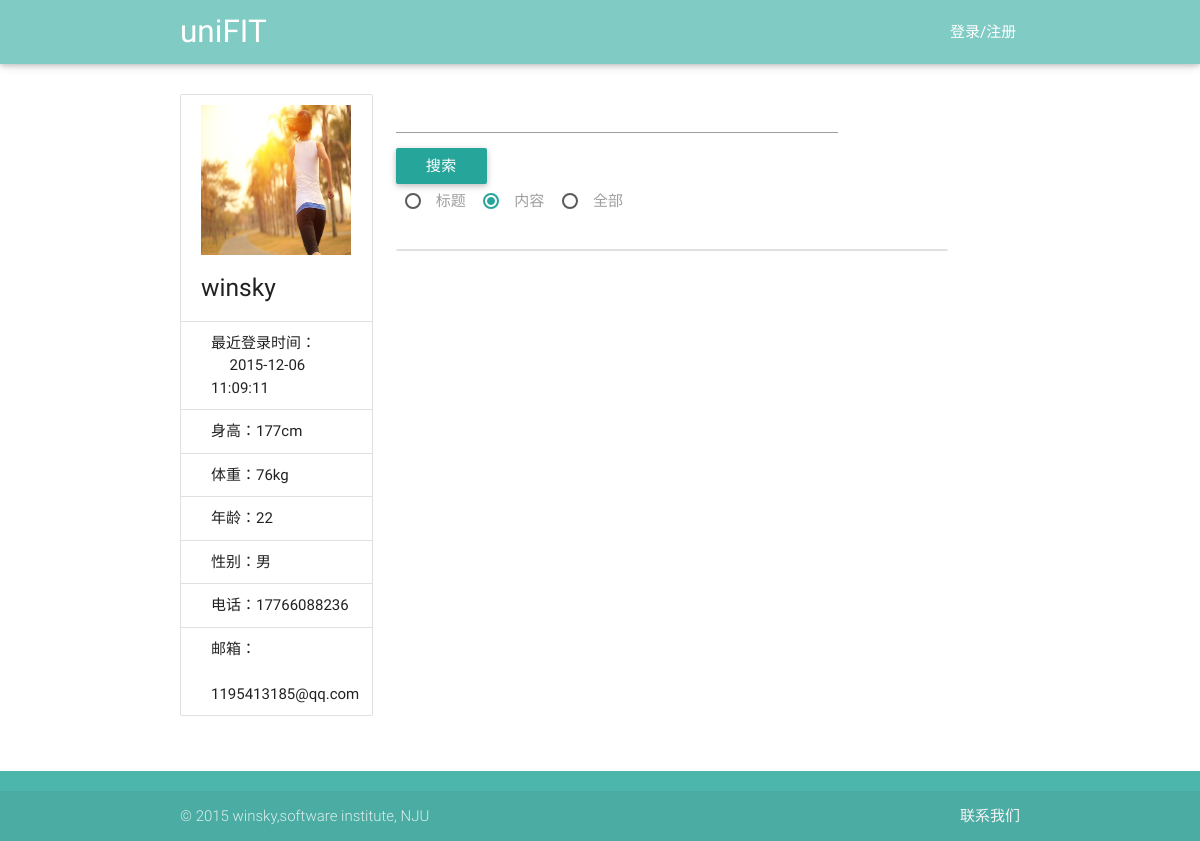
The page /view/showSuggestions.php?userName=winsky on the database as committed earlier.
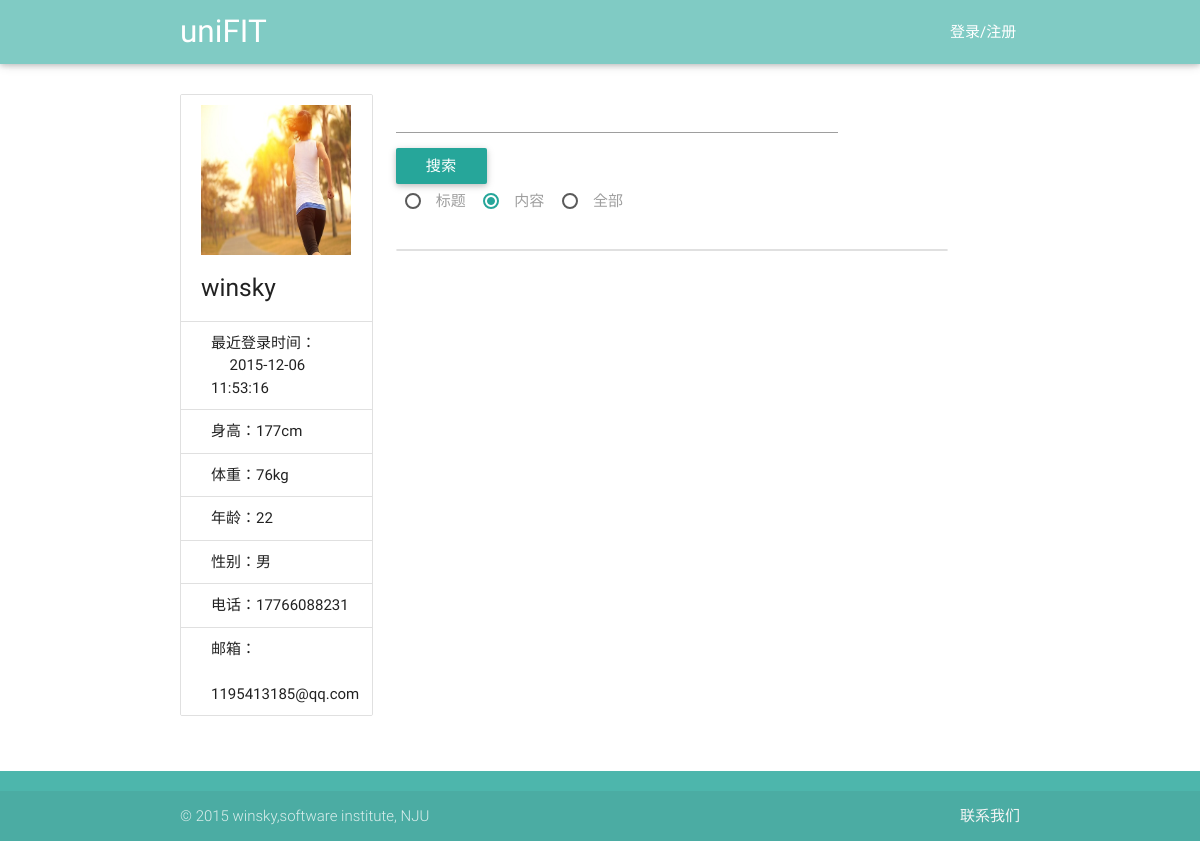
The same page on the database as committed later.
### tables this page shows
CREATE TABLE user(id integer primary key,userName varchar(40),password int, type varchar(20) ,age int,sex varchar(20),height int,weight int,telephone varchar(40), email varchar(40),lastLoadTime date default '—');

### service/UserService.php (called while the page is built, shortened)
<?php
require_once('../utils/SqliteHelper.php');
require_once('../model/User.php');
class UserService {
    var $db_user_base_info = "user";
    var $DB = null;
    public function __construct() {
        $this->DB = new SqliteHelper('../data.db');
    }
    public function getUserByName($userName) {
        $sql = "select * from " . $this->db_user_base_info . " where userName='" . $userName . "' limit 1";
        $result = $this->DB->getList($sql);
        if (sizeof($result) > 0) {
            $rt = $result[0];
            $password = $rt["password"];
            $type = $rt["type"];
            $age = $rt["age"];
            $sex = $rt["sex"];
            $height = $rt["height"];
            $weight = $rt["weight"];
            $telephone = $rt["telephone"];
            $email = $rt["email"];
            $lastLoadTime = $rt["lastLoadTime"];
            $user = new User($userName, $age, $sex, $type, $password, $height, $weight, $email, $telephone);
            $user->setLastLoadTime($lastLoadTime);
        }
        return $user;
    }
}

### utils/SqliteHelper.php (called while the page is built, shortened)
<?php
class SqliteHelper {
    function __construct($file) {
        try {
            $this->conn = new PDO('sqlite:' . $file);
        } catch (PDOException $e) {
            try {
                $this->conn = new PDO('sqlite2:' . $file);
            } catch (PDOException $e) {
                exit('error!');
            }
        }
    }
    function __destruct() {
        $this->conn = null;
    }
    function query($sql) {
        return $this->conn->query($sql);
    }
    function getList($sql) {
        $recordList = array();
        foreach ($this->RecordArray($sql) as $rstmp) {
            $recordList[] = $rstmp;
        }
        return $recordList;
    }
    function RecordArray($sql) {
        return $this->query($sql)->fetchAll();
    }
}

### model/User.php (called while the page is built, shortened)
<?php
class User {
    private $telephone = "";
    private $email = "";
    private $age = "";
    private $sex = "";
    private $height = "";
    private $weight = "";
    private $lastLoadTime="";
    public function __construct($userName, $age, $sex, $type, $password, $height, $weight, $email, $telephone) {
        $this->telephone = $telephone;
        $this->email = $email;
        $this->age = $age;
        $this->sex = $sex;
        $this->height = $height;
        $this->weight = $weight;
    }
    public function getTelephone() {
        return $this->telephone;
    }
    public function getEmail() {
        return $this->email;
    }
    public function getAge() {
        return $this->age;
    }
    public function getSex() {
        return $this->sex;
    }
    public function getHeight() {
        return $this->height;
    }
    public function getWeight() {
        return $this->weight;
    }
    public function getLastLoadTime() {
        return $this->lastLoadTime;
    }
    public function setLastLoadTime($lastLoadTime) {
        $this->lastLoadTime = $lastLoadTime;
    }
}

### view/showSuggestions.php (the view, shortened to what the changed rows need)
<!DOCTYPE html>
<html lang="en">
<head>
    <link href="../css/material_icons.css" rel="stylesheet" media="screen,projection">
    <link href="../css/materialize.css" type="text/css" rel="stylesheet" media="screen,projection"/>
    <link href="../css/style.css" type="text/css" rel="stylesheet" media="screen,projection"/>
    <link href="../css/showEvents.css" type="text/css" rel="stylesheet" media="screen,projection"/>
</head>
<body onload="write_header();write_footer();write_quick_back_button();" id="top">
<div class="main container">
    <br>
    <div class="row">
        <div class="col s12 l3">
            <ul class="collection with-header">
                <li class="collection-header">
                    <img src="../images/back1.jpg" width="150px" height="150px">
                    <?php
                    $userName = $_GET["userName"];
                    require_once("../service/UserService.php");
                    $userService = new UserService();
                    $user = $userService->getUserByName($userName);
                    $lastLoadTime = $user->getLastLoadTime();
                    $height = $user->getHeight() . "cm";
                    $weight = $user->getWeight() . "kg";
                    $age = $user->getAge();
                    $sex = $user->getSex();
                    $telephone = $user->getTelephone();
                    $email = $user->getEmail();
                    ?>
                    <h5 id="userName"><?php echo $userName; ?></h5>
                </li>
                <p class="collection-item">最近登录时间：<br> &nbsp;&nbsp;&nbsp;&nbsp; <?php echo $lastLoadTime ?></p>
                <p class="collection-item">身高：<?php echo $height ?></p>
                <p class="collection-item">体重：<?php echo $weight ?></p>
                <p class="collection-item">年龄：<?php echo $age ?></p>
                <p class="collection-item">性别：<?php echo $sex ?></p>
                <p class="collection-item">电话：<?php echo $telephone ?></p>
                <p class="collection-item">邮箱： <br> &nbsp; <?php echo $email ?></p>
            </ul>
        </div>
    </div>
</div>
</body>
</html>

Rows that differ between the two databases and show on the page:
changed user "177cm": lastLoadTime "2015-12-06 11:09:11" → "2015-12-06 11:53:16"; telephone "17766088236" → "17766088231"
